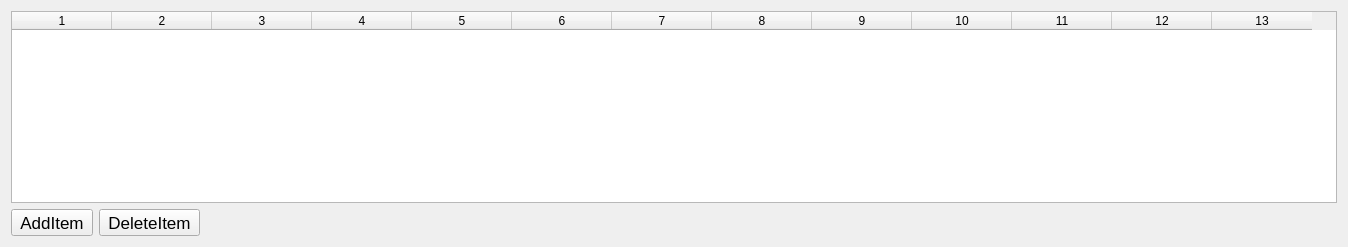
          <widget class="QWidget" name="tabBooter2">
           <attribute name="title">
            <string>Patch</string>
           </attribute>
           <layout class="QGridLayout" name="gridLayout_38">
            <item row="0" column="0" colspan="3">
             <widget class="QTableWidget" name="table_Booter_patch">
              <property name="rowCount">
               <number>0</number>
              </property>
              <property name="columnCount">
               <number>13</number>
              </property>
              <column/>
              <column/>
              <column/>
              <column/>
              <column/>
              <column/>
              <column/>
              <column/>
              <column/>
              <column/>
              <column/>
              <column/>
              <column/>
             </widget>
            </item>
            <item row="1" column="0">
             <widget class="QToolButton" name="btnBooterPatchAdd">
              <property name="font">
               <font>
                <pointsize>13</pointsize>
               </font>
              </property>
              <property name="text">
               <string>AddItem</string>
              </property>
              <property name="icon">
               <iconset resource="qtocc.qrc">
                <normaloff>:/icon/add.png</normaloff>:/icon/add.png</iconset>
              </property>
              <property name="iconSize">
               <size>
                <width>20</width>
                <height>20</height>
               </size>
              </property>
             </widget>
            </item>
            <item row="1" column="1">
             <widget class="QToolButton" name="btnBooterPatchDel">
              <property name="font">
               <font>
                <pointsize>13</pointsize>
               </font>
              </property>
              <property name="text">
               <string>DeleteItem</string>
              </property>
              <property name="icon">
               <iconset resource="qtocc.qrc">
                <normaloff>:/icon/del.png</normaloff>:/icon/del.png</iconset>
              </property>
              <property name="iconSize">
               <size>
                <width>20</width>
                <height>20</height>
               </size>
              </property>
              <property name="shortcut">
               <string>Del</string>
              </property>
             </widget>
            </item>
            <item row="1" column="2">
             <spacer name="horizontalSpacer_75">
              <property name="orientation">
               <enum>Qt::Horizontal</enum>
              </property>
              <property name="sizeHint" stdset="0">
               <size>
                <width>1131</width>
                <height>20</height>
               </size>
              </property>
             </spacer>
            </item>
           </layout>
          </widget>
